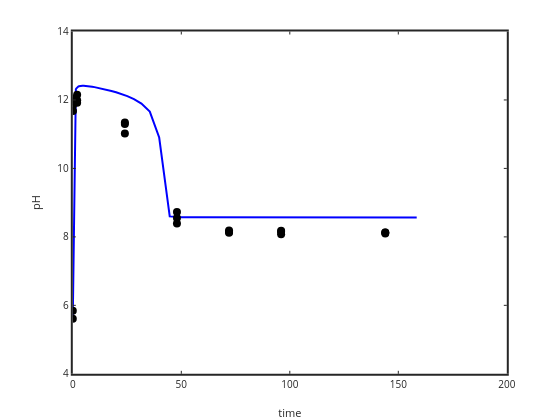

Notebook code for this chart:
### Code cell
plot(time,pH,'b-','linewidth',2); ylabel('pH'); xlabel('time')
hold on
plot(sampletime,samplepH,'ko','markersize',8,'markerfacecolor','k')
set(gca,'linewidth',2)

yi = interp1 (time, pH, sampletime);
%plot(sampletime,yi,'r.')

residual1=samplepH-yi;

### Figure 1 — Plotly figure (JSON) as saved in the notebook; plotly's stock layout.template omitted (floating-point values rounded to 4 significant figures)
{"data": [{"line": {"color": "rgb(0,0,255)", "dash": "solid", "width": 2}, "marker": {"color": "rgb(0,0,255)", "line": {"color": "rgb(0,0,255)"}, "size": 6, "symbol": "none"}, "mode": "lines", "name": "", "showlegend": false, "type": "scatter", "visibility": true, "x": [0, 0, 1.122, 1.259, 1.413, 1.585, 1.778, 1.995, 2.239, 2.512, 2.818, 3.162, 3.548, 3.981, 4.467, 5.012, 5.623, 6.31, 7.079, 7.943, 8.913, 10, 11.22, 12.59, 14.13, 15.85, 17.78, 19.95, 22.39, 25.12, 28.18, 31.62, 35.48, 39.81, 44.67, 50.12, 56.23, 63.1, 70.79, 79.43, 89.13, 100, 112.2, 125.9, 141.3, 158.5], "xaxis": "x", "y": [5.65, 5.65, 12.27, 12.29, 12.31, 12.33, 12.35, 12.37, 12.38, 12.39, 12.4, 12.41, 12.41, 12.41, 12.42, 12.42, 12.41, 12.41, 12.41, 12.4, 12.39, 12.38, 12.36, 12.34, 12.32, 12.29, 12.26, 12.23, 12.18, 12.11, 12.03, 11.89, 11.66, 10.9, 8.598, 8.573, 8.572, 8.571, 8.57, 8.569, 8.568, 8.567, 8.566, 8.565, 8.564, 8.563], "yaxis": "y"}, {"line": {"color": "rgb(0,0,0)", "width": 0.5}, "marker": {"color": "rgb(0,0,0)", "line": {"color": "rgb(0,0,0)"}, "size": 8, "symbol": "circle"}, "mode": "markers", "name": "", "showlegend": false, "type": "scatter", "visibility": true, "x": [0, 0.1, 2, 24, 48, 72, 96, 144, 0, 0.1, 2, 24, 48, 72, 96, 144, 0, 0.1, 2, 24, 48, 72, 96, 144], "xaxis": "x", "y": [5.84, 11.96, 11.99, 11.3, 8.73, 8.15, 8.15, 8.13, 5.61, 12.04, 12.15, 11.34, 8.55, 8.12, 8.08, 8.1, 11.84, 11.68, 11.92, 11.02, 8.39, 8.19, 8.18, 8.13], "yaxis": "y"}], "layout": {"height": 420, "hovermode": "closest", "margin": {"b": 0, "l": 0, "r": 0, "t": 0}, "plot_bgcolor": "rgba(0,0,0,0)", "showlegend": false, "width": 560, "xaxis": {"anchor": "y", "autorange": false, "domain": [0.13, 0.905], "exponentformat": "none", "gridcolor": "rgba(38,38,38,0.15)", "gridwidth": 2, "linecolor": "rgb(38,38,38)", "linewidth": 2, "mirror": "ticks", "range": [0, 200], "showgrid": false, "showline": true, "side": "bottom", "spikedash": "solid", "spikemode": "across", "spikesides": false, "spikethickness": 1, "tickangle": 0, "tickcolor": "rgb(38,38,38)", "tickfont": {"color": "rgb(38,38,38)", "size": 10}, "ticklen": 3, "ticks": "inside", "ticktext": ["0", "50", "100", "150", "200"], "tickvals": [0, 50, 100, 150, 200], "title": {"font": {"color": "rgb(38,38,38)", "size": 11}, "text": "time"}, "type": "linear", "visible": true, "zeroline": false}, "yaxis": {"anchor": "x", "autorange": false, "domain": [0.11, 0.925], "exponentformat": "none", "gridcolor": "rgba(38,38,38,0.15)", "gridwidth": 2, "linecolor": "rgb(38,38,38)", "linewidth": 2, "mirror": "ticks", "range": [4, 14], "showgrid": false, "showline": true, "side": "left", "spikedash": "solid", "spikemode": "across", "spikesides": false, "spikethickness": 1, "tickangle": 0, "tickcolor": "rgb(38,38,38)", "tickfont": {"color": "rgb(38,38,38)", "size": 10}, "ticklen": 3, "ticks": "inside", "ticktext": ["4", "6", "8", "10", "12", "14"], "tickvals": [4, 6, 8, 10, 12, 14], "title": {"font": {"color": "rgb(38,38,38)", "size": 11}, "text": "pH"}, "type": "linear", "visible": true, "zeroline": false}}}
